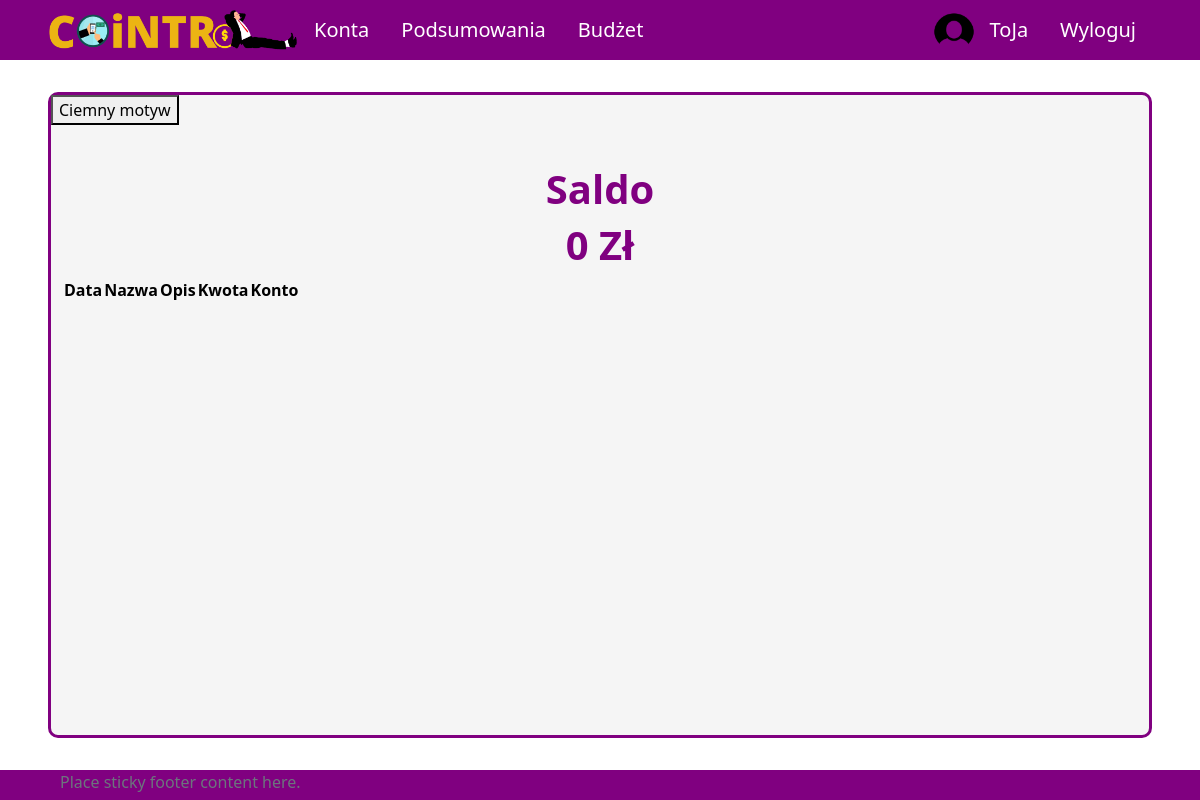
/ (signed in), run on an earlier commit of the app's database.
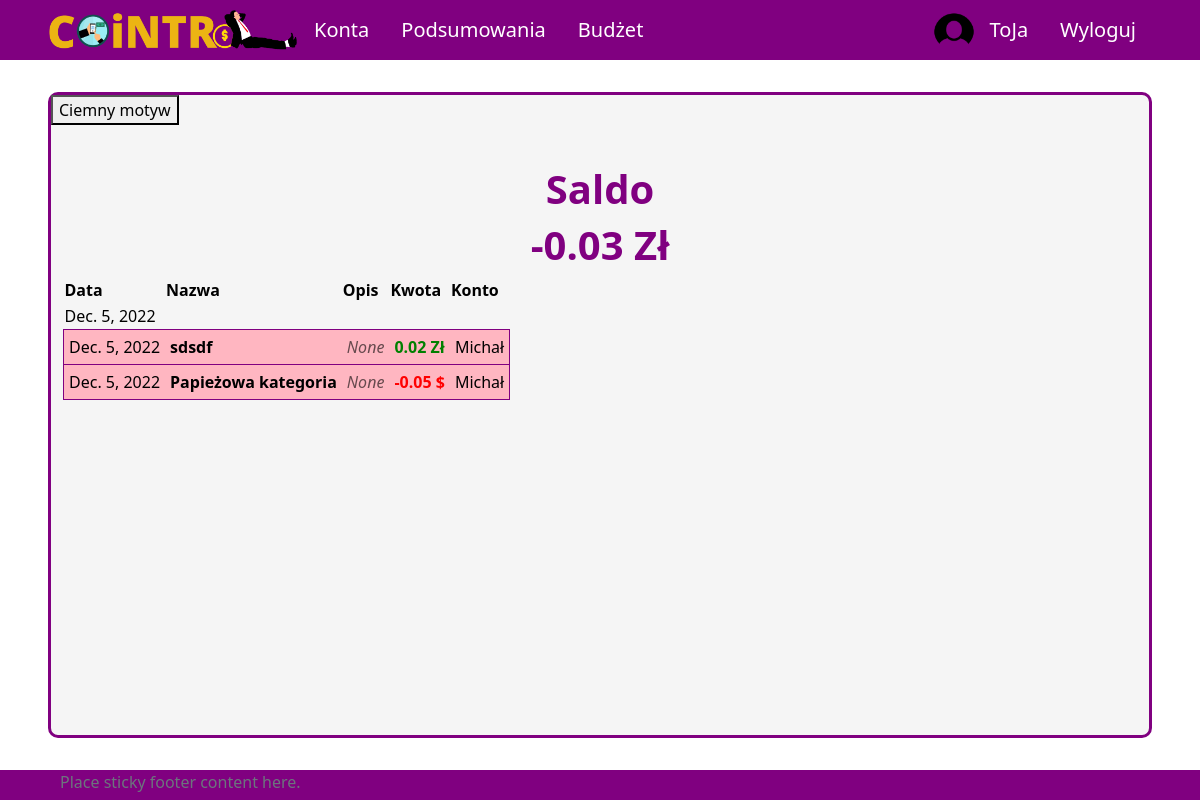
And on a later commit of the database.
### UsersApp/models.py (models this page shows, shortened)
class Profile(models.Model):
    user = models.OneToOneField(User, on_delete=models.CASCADE, null=True, blank=True)
    name = models.CharField(max_length=200, blank=True, null=True)
    email = models.EmailField(max_length=400, null=True, blank=True)
    username = models.CharField(max_length=200, blank=True, null=True)
    currency = models.ForeignKey('Currency', on_delete=models.SET_NULL, null=True)
    image = models.ImageField(null=True, blank=True)
    created = models.DateTimeField(auto_now_add=True)
    id = models.UUIDField(default=uuid.uuid4, unique=True,
                            primary_key=True, editable=False)

class Currency(models.Model):
    name = models.CharField(max_length=100)
    access_name = models.CharField(max_length=20) #access_name nazwa aby zdobyć kurs walut
    sign = models.CharField(max_length=5) #znak waluty
    id = models.UUIDField(default=uuid.uuid4, unique=True,
                            primary_key=True, editable=False)

### aplication/models.py (models this page shows, shortened)
class Transaction(models.Model):
    id_account = models.ForeignKey(Account, on_delete=models.CASCADE)
    id_user = models.ForeignKey(Profile, on_delete=models.SET_NULL, null=True) #konto z którego dokonano transakcji zostało usunięte ale transakcja ma pozostać
    id_category = models.ForeignKey(Category, on_delete=models.CASCADE, null=True, blank=True)
    id_subcategory = models.ForeignKey(Subcategory, on_delete=models.SET_NULL, null=True, blank=True)
    name = models.CharField(max_length=50)
    currency = models.ForeignKey(Currency, on_delete=models.SET_NULL, null=True)
    is_periodic = models.BooleanField(default=False)
    amount = models.DecimalField(max_digits=10, decimal_places=2)
    converted_amount = models.DecimalField(max_digits=10, decimal_places=2)
    transaction_date = models.DateField()
    description = models.CharField(max_length=255, blank=True, null=True)
    id = models.UUIDField(default=uuid.uuid4, unique=True, primary_key=True, editable=False)

class Account(models.Model):
    owner = models.ForeignKey(Profile, null=True, blank=True, on_delete=models.CASCADE)
    name = models.CharField(max_length=30)
    currency = models.ForeignKey(Currency, on_delete=models.SET_NULL, null=True)
    is_shared = models.BooleanField(default=False)
    description = models.CharField(max_length=100, null=True, blank=True)
    id = models.UUIDField(default=uuid.uuid4, unique=True, primary_key=True, editable=False)
    def calculate_balance(self):
        balance = 0
        transactions = Transaction.objects.filter(id_account=self)
        for transaction in transactions:
            balance += transaction.converted_amount
        return balance

### aplication/views.py (the view)
# urls.py: 2. Add a URL to urlpatterns:  path('', views.home, name='home')
def home(request):
    if request.user.is_authenticated:
        balance = 0
        user_accounts = User_Account.objects.filter(id_user = request.user.profile.id)
        accounts = []
        for ua in user_accounts:
            if ua.id_account.owner == request.user.profile and ua.id_account.is_shared == False:
                accounts.append(ua.id_account)
        all_transactions = Transaction.objects.filter(id_user=request.user.profile).order_by('-transaction_date')
        dates = []
        transactions = []
        for t in all_transactions:
            if t.id_account.is_shared == False:
                transactions.append(t)
                if t.transaction_date not in dates:
                    dates.append(t.transaction_date)
        for acc in accounts:
            balance += acc.calculate_balance()
        context = {
            'profile': request.user.profile,
            'dates': dates,
            "transactions": transactions,
            'profile_balance': balance
        }
        return render(request, 'application/home/home-login.html', context)
    else:
        return render(request, 'application/home/home-logout.html')

### templates/application/home/home-login.html (shortened to what this page needs)
{% extends 'application/base.html' %}
{% block content %}
    <div class="title">
        <h1>Saldo</h1>
        <h1>{{ profile_balance }} {{ profile.currency.sign }}</h1>
    </div>
    <div class="content">
        <table>
            <tr>
                <th>Data</th>
                <th>Nazwa</th>
                <th>Opis</th>
                <th>Kwota</th>
                <th>Konto</th>
            </tr>
            {% for date in dates %}
                <tr class="date">
                    <td colspan="4">{{ date }}</td>
                </tr>
                {% for tr in transactions %}
                    {% if tr.transaction_date == date %}
                        <tr class="transaction">
                            <td id="transaction-date">{{ tr.transaction_date }}</td>
                            <td id="transaction-name">{{ tr.name }}</td>
                            <td id="transaction-description">{{ tr.description }}</td>
                            {% if tr.converted_amount > 0 %}
                                <td id="transaction-amount" class="income">{{ tr.converted_amount }} {{ tr.currency.sign }}</td>
                            {% else %}
                                <td id="transaction-amount" class="expense">{{ tr.converted_amount }} {{ tr.currency.sign }}</td>
                            {% endif %}
                            <td id="transaction-account">{{ tr.id_account.name }}</td>
                        </tr>
                    {% endif %}
                {% endfor %}
            {% endfor %}
        </table>
    </div>
{% endblock  %}

### templates/application/base.html (shortened to what this page needs)
{%load static%}
<!DOCTYPE html>
<html lang="pl">
<head>
    <link href="https://cdn.jsdelivr.net/npm/bootstrap@5.2.2/dist/css/bootstrap.min.css" rel="stylesheet">
    <link rel="stylesheet" type="text/css" href="{% static 'css/style.css' %}">
</head>
<body onload="checkColorMode()">
    <nav class="nav">
        {% if user.is_authenticated %}
        <ul class="nav justify-content-start">
            <li class="nav-item"><a id="logo-link" class="nav-link" href="{% url 'home' %}">
                <img onmouseover="logoHover()" onmouseout="logoOut()" id="app-logo" src="{% static 'images/logo.png' %}">
            </a>
            <li class="nav-item"><a class="nav-link" href="{% url 'all-accounts' %}">Konta</a></li>
            <li class="nav-item"><a class="nav-link" href="#">Podsumowania</a></li>
            <li class="nav-item"><a class="nav-link" href="#">Budżet</a></li>
        </ul>
        <ul class="nav justify-content-end">
            <img src="{% static 'images/circle_user_image.png' %}", style="border-radius: 50%; width: 40px;">
            <li class="nav-item"><a class="nav-link" href="{% url 'profile' %}">{{ user.username }}</a></li>
            <li class="nav-item"><a class="nav-link" href="{% url 'logout' %}">Wyloguj</a></li>
        </ul>
        {% endif %}
    </nav>
    <div id = "site-content">
        <button onclick="darkMode()" id="dark-mode-button">Ciemny motyw</button>
        {% block content %}
        {% endblock %}
    </div>
    <footer class="footer">
        <div class="container">
            <span class="text-muted">Place sticky footer content here.</span>
        </div>
    </footer>
</body>
</html>

### aplication/static/css/style.css (style rules this page uses)
body { background-color: white; color: black; }
a.nav-link { color: white; font-size: 20px; }
ul.nav { align-items: center; }
nav.nav { height: 60px; background-color: purple; justify-content: space-between; padding-left: 4vw; padding-right: 4vw; }
#logo-link { padding: 0; }
#app-logo { width: 250px; }
#site-content { min-height: calc(100vh - 60px - 8vh - 30px); margin-top: 4vh; margin-bottom: 4vh; margin-left: 4vw; margin-right: 4vw; border: 3px solid purple; border-radius: 10px; background-color: whitesmoke; }
div.title { padding-top: 5vh; display: flex; align-items: center; flex-direction: column; }
div.title h1 { color: purple; font-size: 40px; font-weight: bold; }
div.content { padding-left: 1vw; padding-right: 1vw; }
tr.transaction { border: 1px solid purple; background-color: lightpink }
tr.transaction > td { padding: 5px; }
#transaction-name { font-weight: bold; }
#transaction-description { font-style: italic; color: rgba(0, 0, 0, 0.6); }
#transaction-amount { font-weight: bold; }
#transaction-amount.income { color: green; }
#transaction-amount.expense { color: red; }
footer { height: 30px; background-color: purple; justify-content: space-between; padding-left: 4vw; padding-right: 4vw; }

What changed in the data, as far as the page shows it:
added Transaction: dates "Dec. 5, 2022", transaction_date "Dec. 5, 2022", name "sdsdf", description "None", converted_amount "0.02", currency.sign "Zł", id_account.name "Michał"
added Transaction: transaction_date "Dec. 5, 2022", name "Papieżowa kategoria", description "None", converted_amount "-0.05", currency.sign "$", id_account.name "Michał"
Also different on the page:
{{ profile_balance }}: "0" → "-0.03"
